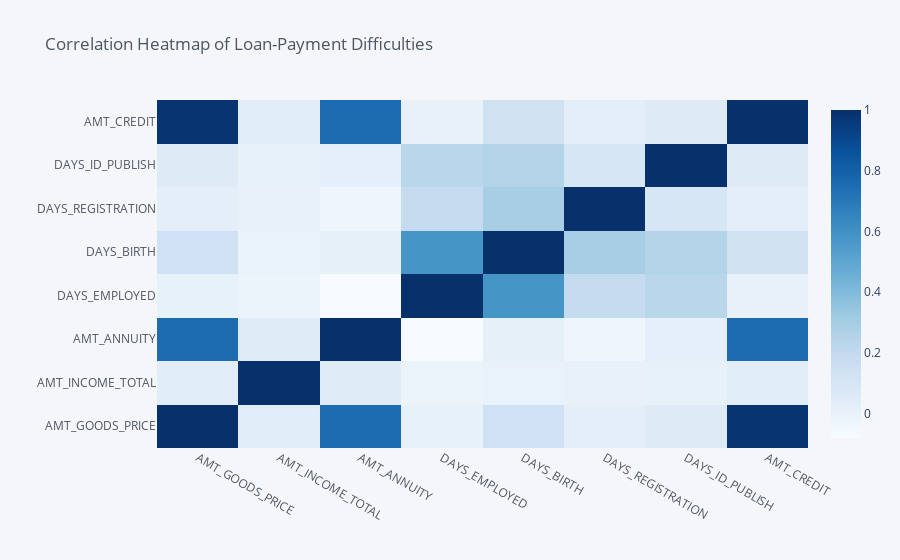

The notebook cell saved with this chart:
### Code cell
target_1[['AMT_GOODS_PRICE','AMT_INCOME_TOTAL','AMT_ANNUITY','DAYS_EMPLOYED',
  'DAYS_BIRTH', 'DAYS_REGISTRATION', 'DAYS_ID_PUBLISH',
  'AMT_CREDIT']].corr(method = 'pearson').iplot(kind='heatmap',colorscale="Blues",title="Correlation Heatmap of Loan-Payment Difficulties")

### Figure 1 — Plotly figure (JSON) as saved in the notebook; plotly's stock layout.template omitted (floating-point values rounded to 4 significant figures)
{"data": [{"colorscale": [[0, "rgb(247,251,255)"], [0.125, "rgb(222,235,247)"], [0.25, "rgb(198,219,239)"], [0.375, "rgb(158,202,225)"], [0.5, "rgb(107,174,214)"], [0.625, "rgb(66,146,198)"], [0.75, "rgb(33,113,181)"], [0.875, "rgb(8,81,156)"], [1, "rgb(8,48,107)"]], "type": "heatmap", "x": ["AMT_GOODS_PRICE", "AMT_INCOME_TOTAL", "AMT_ANNUITY", "DAYS_EMPLOYED", "DAYS_BIRTH", "DAYS_REGISTRATION", "DAYS_ID_PUBLISH", "AMT_CREDIT"], "y": ["AMT_GOODS_PRICE", "AMT_INCOME_TOTAL", "AMT_ANNUITY", "DAYS_EMPLOYED", "DAYS_BIRTH", "DAYS_REGISTRATION", "DAYS_ID_PUBLISH", "AMT_CREDIT"], "z": [[1, 0.03758, 0.7527, 0.006642, 0.1358, 0.02568, 0.05609, 0.9831], [0.03758, 1, 0.04642, -0.01498, -0.003096, -0.000158, 0.004215, 0.03813], [0.7527, 0.04642, 1, -0.08121, 0.0143, -0.03428, 0.01677, 0.7522], [0.006642, -0.01498, -0.08121, 1, 0.5822, 0.1925, 0.2291, 0.00193], [0.1358, -0.003096, 0.0143, 0.5822, 1, 0.2891, 0.2529, 0.1353], [0.02568, -0.000158, -0.03428, 0.1925, 0.2891, 1, 0.09683, 0.02585], [0.05609, 0.004215, 0.01677, 0.2291, 0.2529, 0.09683, 1, 0.05233], [0.9831, 0.03813, 0.7522, 0.00193, 0.1353, 0.02585, 0.05233, 1]], "zmax": 1, "zmin": -0.08121}], "layout": {"legend": {"bgcolor": "#F5F6F9", "font": {"color": "#4D5663"}}, "paper_bgcolor": "#F5F6F9", "plot_bgcolor": "#F5F6F9", "title": {"font": {"color": "#4D5663"}, "text": "Correlation Heatmap of Loan-Payment Difficulties"}, "xaxis": {"gridcolor": "#E1E5ED", "showgrid": true, "tickfont": {"color": "#4D5663"}, "title": {"font": {"color": "#4D5663"}, "text": ""}, "zerolinecolor": "#E1E5ED"}, "yaxis": {"gridcolor": "#E1E5ED", "showgrid": true, "tickfont": {"color": "#4D5663"}, "title": {"font": {"color": "#4D5663"}, "text": ""}, "zerolinecolor": "#E1E5ED"}}}
